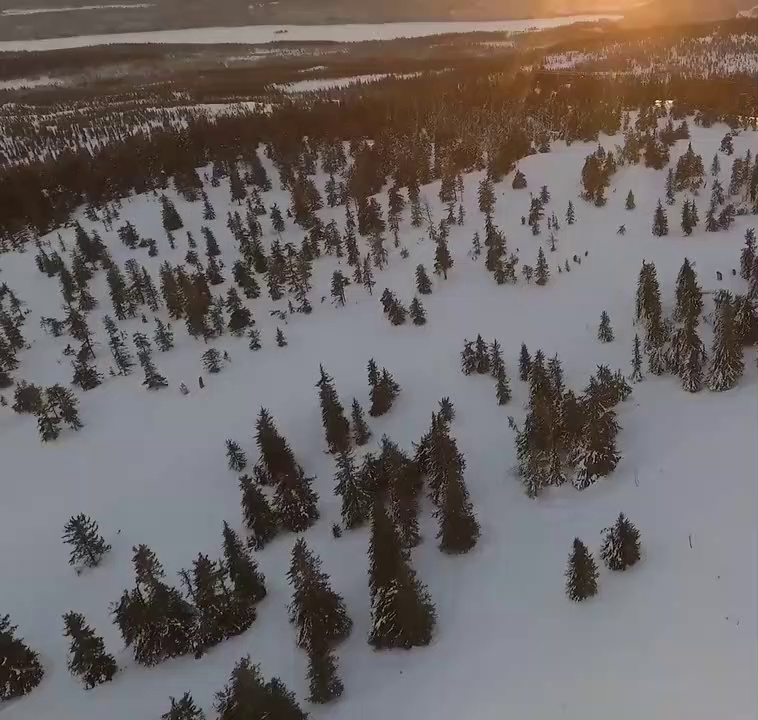
//> input picture data/video1/left.jpg, 758 x 720 px, given in place of medium11.jpg, which was not available
$ ./cv_scans_stitch   (built with g++ and OpenCV 4)
//> lines starting //> are read from the running program, lines starting //| are printed output that depends on the picture; pictures that were not available may be replaced by others from this repository, and a replacement may not be noted
#include "opencv2/opencv.hpp"
#include <vector>

#define MAX_OPTIMAL_POINT_NUM 10
#define DISPLAY_DEBUG 1

//计算原始图像点位在经过矩阵变换后在目标图像上对应位置
// [9 lines left out: function getTransformPoint, not called in this run]

void featureExtract(const std::vector<cv::Mat> &imgs,
                    std::vector<std::vector<cv::KeyPoint>> &keyPoints,
                    std::vector<cv::Mat> &imageDescs)
{
    keyPoints.clear();
    imageDescs.clear();
    //提取特征点
    int minHessian       = 800;
    cv::Ptr<cv::ORB> orbDetector = cv::ORB::create(minHessian);
    for (int i = 0; i < imgs.size(); ++i) {
        std::vector<cv::KeyPoint> keyPoint;
        //灰度图转换
        cv::Mat image;
        cvtColor(imgs[i], image, cv::COLOR_BGR2GRAY);
        orbDetector->detect(image, keyPoint);
        keyPoints.push_back(keyPoint);
        cv::Mat imageDesc1;
        orbDetector->compute(image, keyPoint, imageDesc1);
        /*需要将imageDesc转成浮点型，不然会出错Unsupported format or combination of formats in buildIndex using FLANN algorithm*/
        imageDesc1.convertTo(imageDesc1, CV_32F);
        imageDescs.push_back(imageDesc1.clone());
    }
}

void featureMatching(const std::vector<cv::Mat> &imgs,
                     const std::vector<std::vector<cv::KeyPoint>> &keyPoints,
                     const std::vector<cv::Mat> &imageDescs,
                     std::vector<std::vector<cv::Point2f>> &optimalMatchePoint)
{
    optimalMatchePoint.clear();
    //获得匹配特征点，并提取最优配对,此处假设是顺序输入，测试使用假设是两张图
    cv::FlannBasedMatcher matcher;
    std::vector<cv::DMatch> matchePoints;
    matcher.match(imageDescs[0], imageDescs[1], matchePoints, cv::Mat());

    cv::Mat matcherImg;
    //保存匹配点
    drawMatches(imgs[0], keyPoints[0], imgs[1],
                keyPoints[1], matchePoints, matcherImg);
    cv::imshow("data/matcher.jpg", matcherImg);

    sort(matchePoints.begin(), matchePoints.end());//特征点排序
    //获取排在前N个的最优匹配特征点
    std::vector<cv::Point2f> imagePoints1, imagePoints2;
    for (int i = 0; i < MAX_OPTIMAL_POINT_NUM; i++) {
        imagePoints1.push_back(keyPoints[0][matchePoints[i].queryIdx].pt);
        imagePoints2.push_back(keyPoints[1][matchePoints[i].trainIdx].pt);
    }
    optimalMatchePoint.push_back(std::vector<cv::Point2f>{
            imagePoints1[0], imagePoints1[3], imagePoints1[6]});
    optimalMatchePoint.push_back(std::vector<cv::Point2f>{
            imagePoints2[0], imagePoints2[3], imagePoints2[6]});
    drawMatches(imgs[0], keyPoints[0], imgs[1], keyPoints[1],
                std::vector<cv::DMatch>(matchePoints.begin(), matchePoints.begin() + MAX_OPTIMAL_POINT_NUM), matcherImg);

    cv::imshow("data/matcher_sort.jpg", matcherImg);
}

// [12 lines left out: function blendImg, not called in this run]

void getAffineMat(std::vector<std::vector<cv::Point2f>>& optimalMatchePoint,
                  int left_cols, std::vector<cv::Mat>& Hs)
{
    std::vector<cv::Point2f> newMatchingPt;
    for (int i = 0; i < optimalMatchePoint[1].size(); i++) {
        cv::Point2f pt = optimalMatchePoint[1][i];
        pt.x += left_cols;
        newMatchingPt.push_back(pt);
    }
    cv::Mat homo1 = getAffineTransform(optimalMatchePoint[0], newMatchingPt);
    cv::Mat homo2 = getAffineTransform(optimalMatchePoint[1], newMatchingPt);

    Hs.push_back(homo1);
    Hs.push_back(homo2);
}


// [34 lines left out: function getPano1, not called in this run]


void getPano2(std::vector<cv::Mat> &imgs, const std::vector<cv::Mat> &H, cv::Point2f &optimalPt, cv::Mat &pano)
{
    //以右边图像为参考，将left的图像经过仿射变换变到与右边图像重合,取最强响应特征点作为两幅图像融合的中心
    //默认的全景图画布尺寸为：width=left.width + right.width, height = std::max(left.height, right.height)
    int pano_width  = imgs[0].cols + imgs[1].cols;
    int pano_height = std::max(imgs[0].rows, imgs[1].rows);
    pano            = cv::Mat::zeros(cv::Size(pano_width, pano_height), CV_8UC3);
    cv::Mat img_trans0, img_trans1;
    img_trans0 = cv::Mat::zeros(pano.size(), CV_8UC3);
    img_trans1 = cv::Mat::zeros(pano.size(), CV_8UC3);
    cv::rectangle(imgs[0], cv::Rect(0, 0, imgs[0].cols, imgs[0].rows), cv::Scalar(0,0,255), 2);
    cv::warpAffine(imgs[0], img_trans0, H[0], pano.size());
    cv::warpAffine(imgs[1], img_trans1, H[1], pano.size());

    cv::Mat trans_pt = (cv::Mat_<double>(3, 1) << optimalPt.x, optimalPt.y, 1.0f);
    trans_pt = H[0]*trans_pt;

    cv::Rect left_roi  = cv::Rect(0, 0, trans_pt.at<double>(0, 0), pano_height);
    cv::Rect right_roi = cv::Rect(trans_pt.at<double>(0, 0), 0,
            pano_width - trans_pt.at<double>(0, 0) + 1, pano_height);

    cv::rectangle(img_trans1, right_roi, cv::Scalar(255,0,255), 2);
    img_trans0(left_roi).copyTo(pano(left_roi));
    img_trans1(right_roi).copyTo(pano(right_roi));
    cv::imshow("pano", pano);
    cv::imwrite("pano.jpg", pano);
    cv::waitKey(0);
}

int main(int argc, char *argv[])
{
    cv::Mat image01 = cv::imread("data/img/medium11.jpg");
//> image01 is the input picture: 720 rows x 758 cols, CV_8UC3; mean B, G, R 100.8, 102.1, 108.9
    cv::resize(image01, image01, cv::Size(image01.cols, image01.rows + 1));
//> image01: 721 rows x 758 cols, CV_8UC3
    cv::Mat image02 = cv::imread("data/img/medium12.jpg");
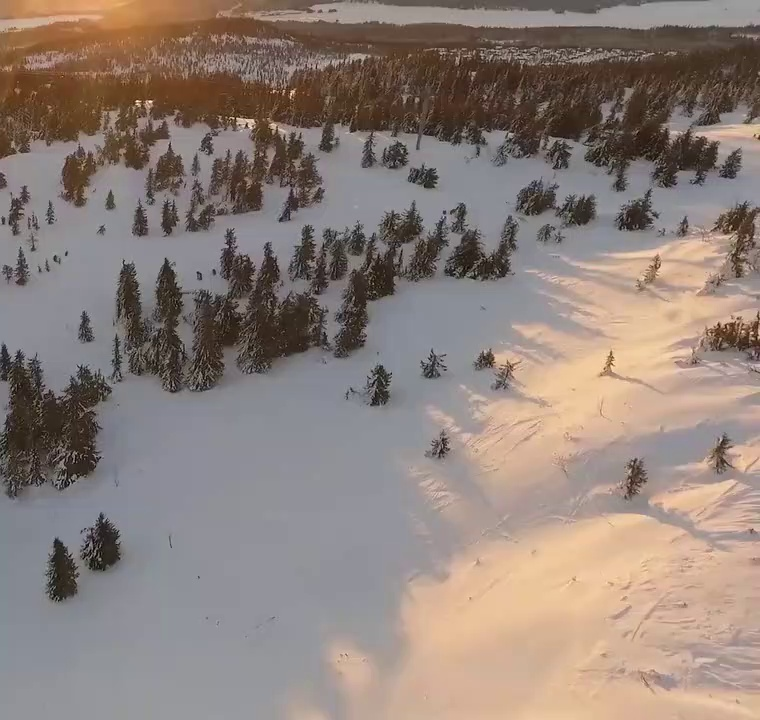
//> input picture data/video1/right.jpg, 760 x 720 px, given in place of medium12.jpg, which was not available
//> image02 is the input picture: 720 rows x 760 cols, CV_8UC3; mean B, G, R 121.3, 128.4, 142.6
    cv::resize(image02, image02, cv::Size(image02.cols, image02.rows + 1));
//> image02: 721 rows x 760 cols, CV_8UC3
    std::vector<cv::Mat> imgs = {image01, image02};
    std::vector<std::vector<cv::KeyPoint>> keyPoints;
    std::vector<std::vector<cv::Point2f>> optimalMatchePoint;
    std::vector<cv::Mat> imageDescs;
    featureExtract(imgs, keyPoints, imageDescs);
//> the loop in featureExtract, `for (int i = 0; i < imgs.size(); ++i)` made 2 passes
//> pass 1, in featureExtract, `cvtColor(imgs[i], image, cv::COLOR_BGR2GRAY);`:
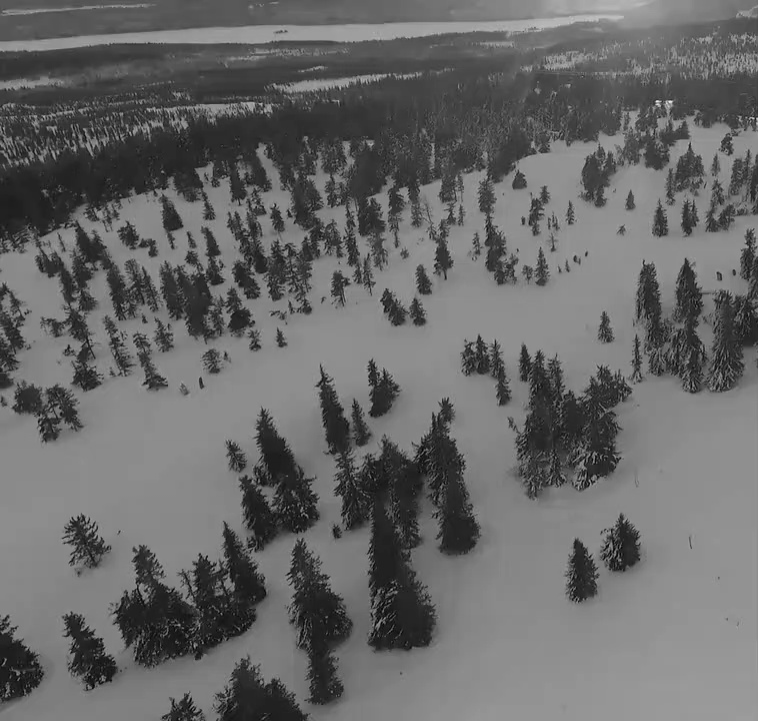
//> image: 721 rows x 758 cols, CV_8UC1; min 1, max 233, mean 103.9
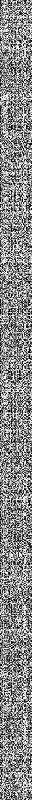
//> imageDescs[1]: 800 rows x 32 cols, CV_32FC1; min 0, max 255, mean 135.8
//> keyPoints = 2 items
    featureMatching(imgs, keyPoints, imageDescs, optimalMatchePoint);
//> in featureMatching, `matcher.match(imageDescs[0], imageDescs[1], matchePoints, cv::Mat());`: matchePoints = 800 matches
//> in featureMatching, `drawMatches(imgs[0], keyPoints[0], imgs[1], keyPoints[1], matchePoints..`:
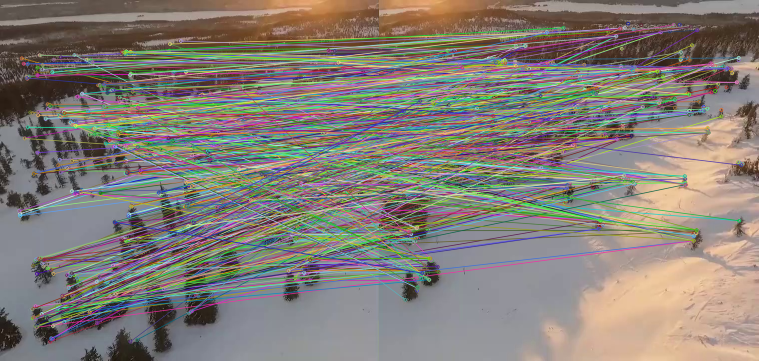
//> matcherImg: 721 rows x 1518 cols, CV_8UC3 (shown at 1/2 size); mean B, G, R 119.3, 126.2, 132.7
//> in featureMatching, `optimalMatchePoint.push_back(std::vector<cv::Point2f>{ imagePoints1[0]..`: optimalMatchePoint = 1 point lists: [[602.2, 201.6], [650.9, 265.8], [569, 391]]
//> in featureMatching, `optimalMatchePoint.push_back(std::vector<cv::Point2f>{ imagePoints2[0]..`: optimalMatchePoint = 2 point lists: [[602.2, 201.6], [650.9, 265.8], [569, 391]]; [[82.1, 201.6], [131.4, 265.8], [49, 391]]
//> in featureMatching, `drawMatches(imgs[0], keyPoints[0], imgs[1], keyPoints[1], std::vector<..`:
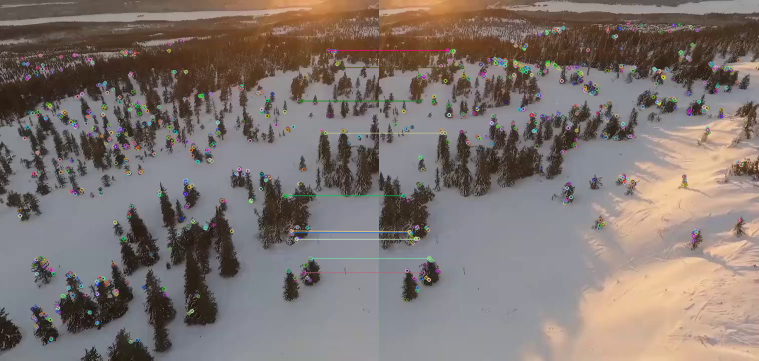
//> matcherImg: 721 rows x 1518 cols, CV_8UC3 (shown at 1/2 size); mean B, G, R 111.8, 116.1, 126.4

    std::vector<cv::Mat> Hs;
    getAffineMat(optimalMatchePoint, imgs[0].cols, Hs);
//> the loop in getAffineMat, `for (int i = 0; i < optimalMatchePoint[1].size(); i++)` made 3 passes
//> in getAffineMat, `cv::Mat homo1 = getAffineTransform(optimalMatchePoint[0], newMatchingP..`: homo1 = [[1.01, 0.00171, 232.8], [0, 1, 0]]
//> in getAffineMat, `cv::Mat homo2 = getAffineTransform(optimalMatchePoint[1], newMatchingP..`: homo2 = [[1, 2.15e-08, 758], [0, 1, 0]]
    cv::Mat pano;
    getPano2(imgs, Hs, optimalMatchePoint[0][0], pano);
//> in getPano2, `int pano_width  = imgs[0].cols + imgs[1].cols;`: pano_width = 1518
//> in getPano2, `int pano_height = std::max(imgs[0].rows, imgs[1].rows);`: pano_height = 721
//> in getPano2, `pano            = cv::Mat::zeros(cv::Size(pano_width, pano_height), CV..`: pano: 721 rows x 1518 cols, CV_8UC3; every value is 0
//> in getPano2, `cv::Mat trans_pt = (cv::Mat_<double>(3, 1) << optimalPt.x, optimalPt.y..`: trans_pt = [602.2, 201.6, 1]
//> in getPano2, `trans_pt = H[0]*trans_pt;`: trans_pt = [840.1, 201.6]
//> in getPano2, `cv::Rect left_roi  = cv::Rect(0, 0, trans_pt.at<double>(0, 0), pano_he..`: left_roi = Rect(0, 0, 840, 721)
//> in getPano2, `cv::Rect right_roi = cv::Rect(trans_pt.at<double>(0, 0), 0, pano_width..`: right_roi = Rect(840, 0, 678, 721)
//> in getPano2, `cv::rectangle(img_trans1, right_roi, cv::Scalar(255,0,255), 2);`:
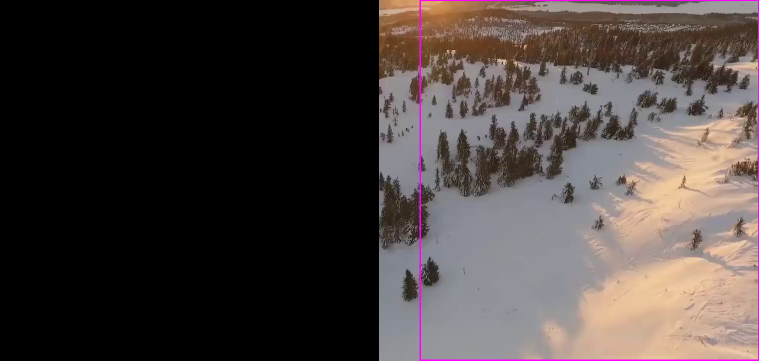
//> img_trans1: 721 rows x 1518 cols, CV_8UC3 (shown at 1/2 size); mean B, G, R 61.5, 63.5, 72
//> in getPano2, `img_trans1(right_roi).copyTo(pano(right_roi));`:
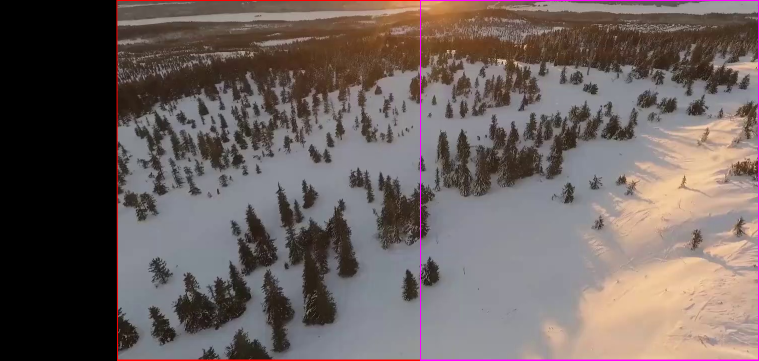
//> pano: 721 rows x 1518 cols, CV_8UC3 (shown at 1/2 size); mean B, G, R 94, 96.3, 107.4
    return 0;
}
